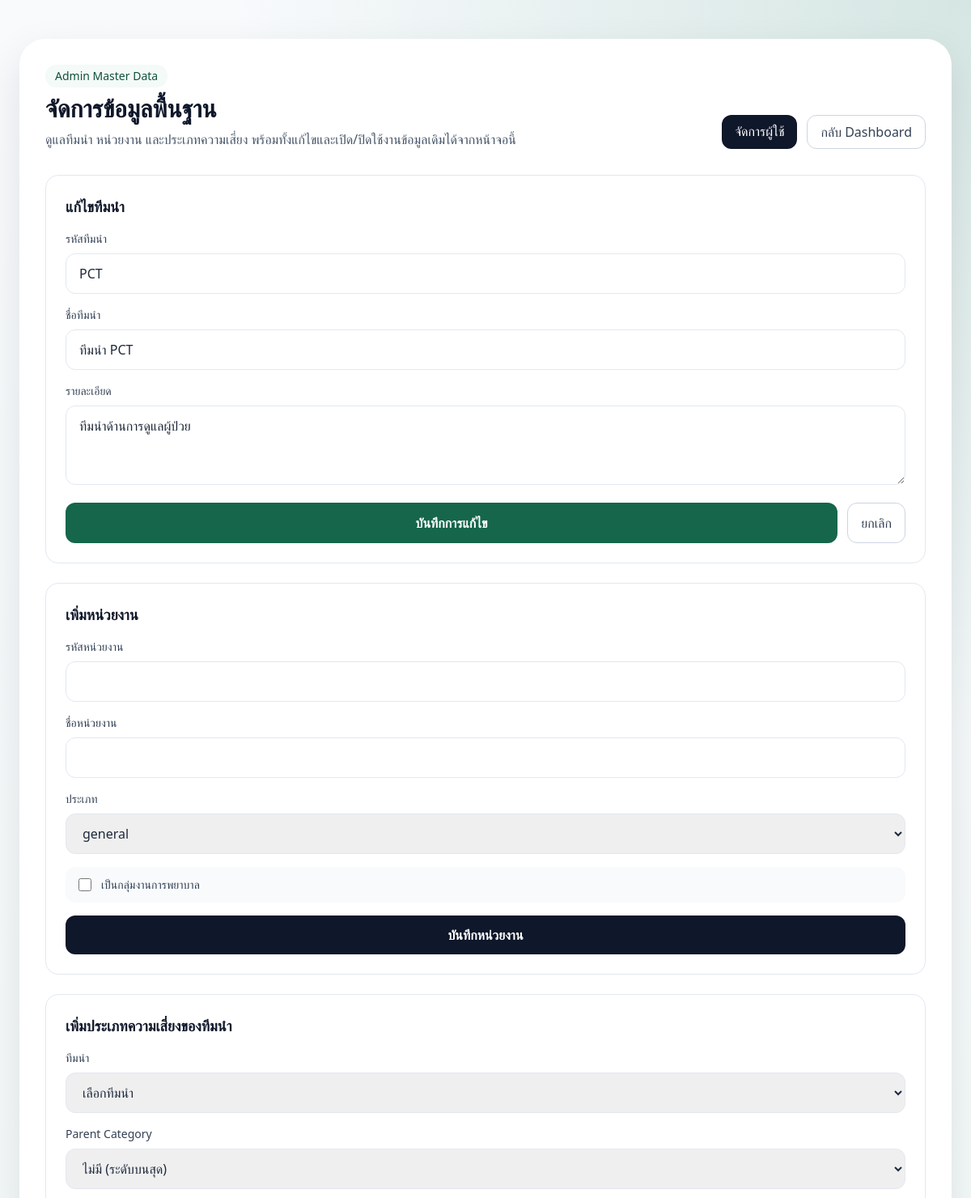
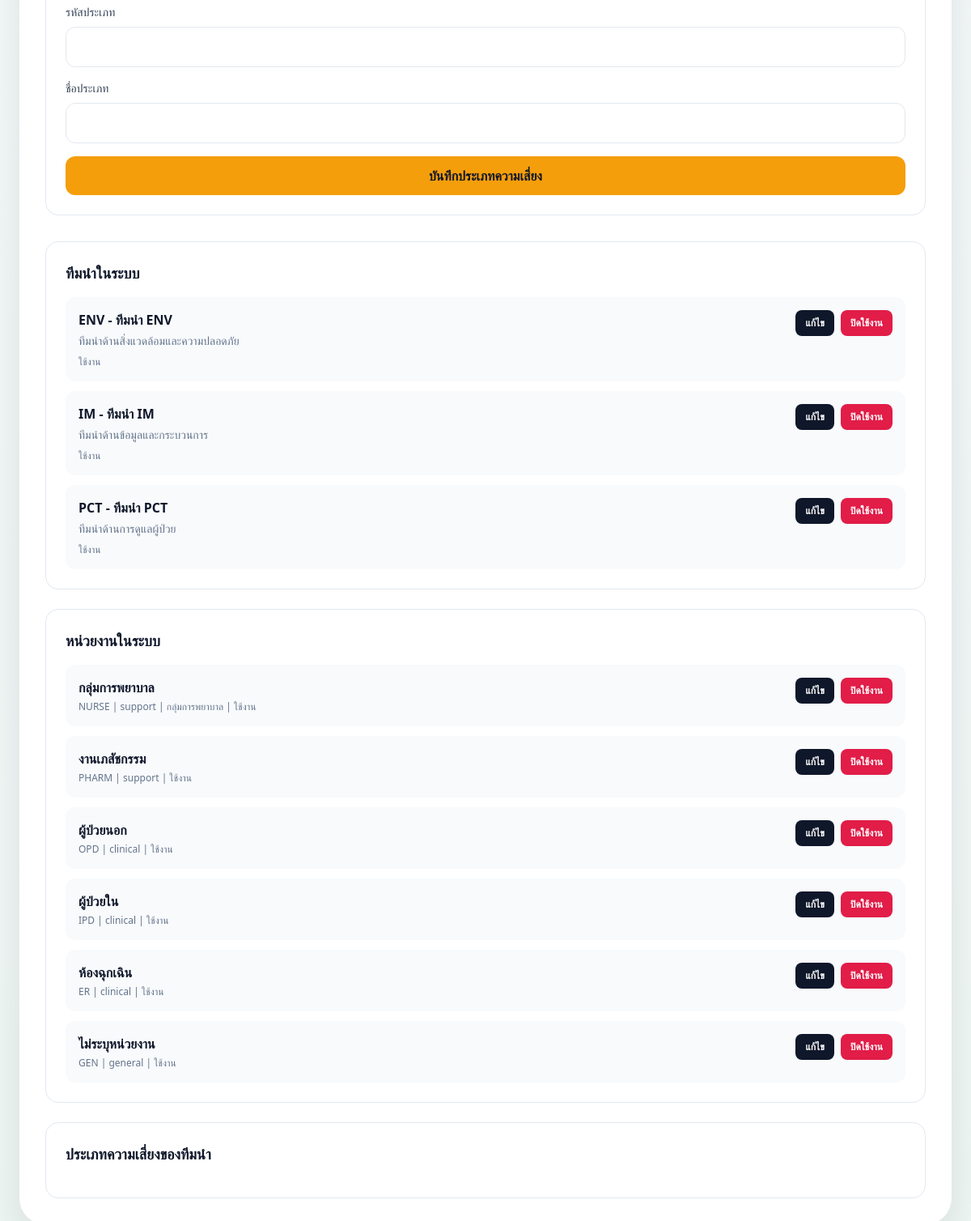
Page /admin/master_data.php?edit_type=team&edit_id=1 (signed in) on the committed database (2 pictures, top to bottom).
### tables this page shows
CREATE TABLE `teams` (
  `id` int unsigned NOT NULL AUTO_INCREMENT,
  `team_code` varchar(20) NOT NULL,
  `team_name` varchar(255) NOT NULL,
  `description` text DEFAULT NULL,
  `is_active` tinyint(1) NOT NULL DEFAULT 1,
  `created_at` datetime NOT NULL DEFAULT CURRENT_TIMESTAMP,
  `updated_at` datetime NOT NULL DEFAULT CURRENT_TIMESTAMP ON UPDATE CURRENT_TIMESTAMP,
  PRIMARY KEY (`id`),
  UNIQUE KEY `uk_team_code` (`team_code`)
);

CREATE TABLE `departments` (
  `id` int unsigned NOT NULL AUTO_INCREMENT,
  `department_code` varchar(50) DEFAULT NULL,
  `department_name` varchar(255) NOT NULL,
  `department_type` varchar(50) DEFAULT NULL,
  `parent_department_id` int unsigned DEFAULT NULL,
  `is_nursing_group` tinyint(1) NOT NULL DEFAULT 0,
  `is_active` tinyint(1) NOT NULL DEFAULT 1,
  `created_at` datetime NOT NULL DEFAULT CURRENT_TIMESTAMP,
  `updated_at` datetime NOT NULL DEFAULT CURRENT_TIMESTAMP ON UPDATE CURRENT_TIMESTAMP,
  PRIMARY KEY (`id`),
  UNIQUE KEY `uk_department_code` (`department_code`),
  KEY `idx_department_parent` (`parent_department_id`),
  CONSTRAINT `fk_departments_parent` FOREIGN KEY (`parent_department_id`) REFERENCES `departments` (`id`) ON DELETE SET NULL ON UPDATE CASCADE
);

### admin/master_data.php (the view, shortened to what the rows shown need)
<?php
require __DIR__ . '/../app/bootstrap.php';
$teams = [];
$departments = [];
$editType = trim((string) ($_GET['edit_type'] ?? ''));
$editId = isset($_GET['edit_id']) ? (int) $_GET['edit_id'] : 0;
$editingTeam = null;
$editingDepartment = null;
$editingCategory = null;
try {
    $teams = Database::connection()->query(
        'SELECT id, team_code, team_name, description, is_active
         FROM teams
         ORDER BY team_code ASC, team_name ASC'
    )->fetchAll();
    $departments = Database::connection()->query(
        'SELECT id, department_code, department_name, department_type, parent_department_id, is_nursing_group, is_active
         FROM departments
         ORDER BY department_name ASC'
    )->fetchAll();
    if ($editType === 'team' && $editId > 0) {
        $stmt = Database::connection()->prepare(
            'SELECT id, team_code, team_name, description, is_active
             FROM teams
             WHERE id = :id
             LIMIT 1'
        );
        $stmt->execute(['id' => $editId]);
        $editingTeam = $stmt->fetch() ?: null;
    }
} catch (Throwable) {
    $teams = [];
    $departments = [];
    $allTeamCategories = [];
}
require __DIR__ . '/../partials/layout_top.php';
?>
<main class="mx-auto max-w-7xl px-6 py-8 lg:py-12">
    <section class="rounded-[2rem] bg-white p-8 shadow-soft">
        <div class="flex flex-col gap-3 lg:flex-row lg:items-end lg:justify-between">
            <div>
                <h1 class="text-3xl font-bold text-slate-900">จัดการข้อมูลพื้นฐาน</h1>
            </div>
        </div>
        <div class="mt-8 grid gap-6 xl:grid-cols-3">
            <div class="rounded-2xl border border-slate-200 p-6">
                <h2 class="text-lg font-semibold text-slate-900"><?= $editingTeam ? 'แก้ไขทีมนำ' : 'เพิ่มทีมนำ' ?></h2>
                <form action="<?= e(base_url($editingTeam ? 'actions/admin_update_team.php' : 'actions/admin_save_team.php')) ?>" method="post" class="mt-4 space-y-4">
                    <div>
                        <label class="mb-2 block text-sm font-medium text-slate-700">รหัสทีมนำ</label>
                        <input name="team_code" type="text" value="<?= e((string) ($editingTeam['team_code'] ?? '')) ?>" class="w-full rounded-xl border border-slate-200 px-4 py-3 outline-none focus:border-brand-500" required>
                    </div>
                    <div>
                        <label class="mb-2 block text-sm font-medium text-slate-700">ชื่อทีมนำ</label>
                        <input name="team_name" type="text" value="<?= e((string) ($editingTeam['team_name'] ?? '')) ?>" class="w-full rounded-xl border border-slate-200 px-4 py-3 outline-none focus:border-brand-500" required>
                    </div>
                    <div>
                        <label class="mb-2 block text-sm font-medium text-slate-700">รายละเอียด</label>
                        <textarea name="description" rows="3" class="w-full rounded-xl border border-slate-200 px-4 py-3 outline-none focus:border-brand-500"><?= e((string) ($editingTeam['description'] ?? '')) ?></textarea>
                    </div>
                </form>
            </div>
            <div class="rounded-2xl border border-slate-200 p-6">
                <h2 class="text-lg font-semibold text-slate-900"><?= $editingDepartment ? 'แก้ไขหน่วยงาน' : 'เพิ่มหน่วยงาน' ?></h2>
            </div>
            <div class="rounded-2xl border border-slate-200 p-6">
                <h2 class="text-lg font-semibold text-slate-900"><?= $editingCategory ? 'แก้ไขประเภทความเสี่ยง' : 'เพิ่มประเภทความเสี่ยงของทีมนำ' ?></h2>
            </div>
        </div>
        <div class="mt-8 grid gap-6 xl:grid-cols-3">
            <div class="rounded-2xl border border-slate-200 p-6">
                <h2 class="text-lg font-semibold text-slate-900">ทีมนำในระบบ</h2>
                <div class="mt-4 space-y-3">
                    <?php foreach ($teams as $team): ?>
                        <div class="rounded-xl bg-slate-50 p-4">
                            <div class="flex flex-wrap items-start justify-between gap-3">
                                <div>
                                    <div class="font-semibold text-slate-900"><?= e((string) $team['team_code']) ?> - <?= e((string) $team['team_name']) ?></div>
                                    <?php if (!empty($team['description'])): ?>
                                        <div class="mt-1 text-sm text-slate-500"><?= e((string) $team['description']) ?></div>
                                    <?php endif; ?>
                                    <div class="mt-2 text-xs text-slate-500"><?= (int) $team['is_active'] === 1 ? 'ใช้งาน' : 'ปิดใช้งาน' ?></div>
                                </div>
                                <div class="flex flex-wrap gap-2">
                                    <a href="<?= e(base_url('admin/master_data.php?edit_type=team&edit_id=' . $team['id'])) ?>" class="rounded-lg bg-slate-900 px-3 py-2 text-xs font-semibold text-white">แก้ไข</a>
                                    <form action="<?= e(base_url('actions/admin_toggle_team_status.php')) ?>" method="post">
                                        <button type="submit" class="rounded-lg <?= (int) $team['is_active'] === 1 ? 'bg-rose-600' : 'bg-emerald-600' ?> px-3 py-2 text-xs font-semibold text-white">
                                            <?= (int) $team['is_active'] === 1 ? 'ปิดใช้งาน' : 'เปิดใช้งาน' ?>
                                        </button>
                                    </form>
                                </div>
                            </div>
                        </div>
                    <?php endforeach; ?>
                </div>
            </div>
            <div class="rounded-2xl border border-slate-200 p-6">
                <h2 class="text-lg font-semibold text-slate-900">หน่วยงานในระบบ</h2>
                <div class="mt-4 space-y-3">
                    <?php foreach ($departments as $department): ?>
                        <div class="rounded-xl bg-slate-50 p-4">
                            <div class="flex flex-wrap items-start justify-between gap-3">
                                <div>
                                    <div class="font-semibold text-slate-900"><?= e((string) $department['department_name']) ?></div>
                                    <div class="mt-1 text-xs text-slate-500">
                                        <?= e((string) ($department['department_code'] ?: '-')) ?>
                                        | <?= e((string) ($department['department_type'] ?: 'general')) ?>
                                        <?php if ((int) ($department['is_nursing_group'] ?? 0) === 1): ?>
                                            | กลุ่มการพยาบาล
                                        <?php endif; ?>
                                        | <?= (int) $department['is_active'] === 1 ? 'ใช้งาน' : 'ปิดใช้งาน' ?>
                                    </div>
                                </div>
                                <div class="flex flex-wrap gap-2">
                                    <a href="<?= e(base_url('admin/master_data.php?edit_type=department&edit_id=' . $department['id'])) ?>" class="rounded-lg bg-slate-900 px-3 py-2 text-xs font-semibold text-white">แก้ไข</a>
                                    <form action="<?= e(base_url('actions/admin_toggle_department_status.php')) ?>" method="post">
                                        <button type="submit" class="rounded-lg <?= (int) $department['is_active'] === 1 ? 'bg-rose-600' : 'bg-emerald-600' ?> px-3 py-2 text-xs font-semibold text-white">
                                            <?= (int) $department['is_active'] === 1 ? 'ปิดใช้งาน' : 'เปิดใช้งาน' ?>
                                        </button>
                                    </form>
                                </div>
                            </div>
                        </div>
                    <?php endforeach; ?>
                </div>
            </div>
            <div class="rounded-2xl border border-slate-200 p-6">
                <h2 class="text-lg font-semibold text-slate-900">ประเภทความเสี่ยงของทีมนำ</h2>
            </div>
        </div>
    </section>
</main>
<?php require __DIR__ . '/../partials/layout_bottom.php'; ?>

### rows in the picture
teams: team_code "PCT", team_name "ทีมนำ PCT", description "ทีมนำด้านการดูแลผู้ป่วย", is_active "ใช้งาน"
teams: team_code "ENV", team_name "ทีมนำ ENV", description "ทีมนำด้านสิ่งแวดล้อมและความปลอดภัย", is_active "ใช้งาน"
teams: team_code "IM", team_name "ทีมนำ IM", description "ทีมนำด้านข้อมูลและกระบวนการ", is_active "ใช้งาน"
departments: department_name "กลุ่มการพยาบาล", department_code "NURSE", department_type "support", is_nursing_group "| กลุ่มการพยาบาล", is_active "ใช้งาน"
departments: department_name "งานเภสัชกรรม", department_code "PHARM", department_type "support", is_active "ใช้งาน"
departments: department_name "ผู้ป่วยนอก", department_code "OPD", department_type "clinical", is_active "ใช้งาน"
departments: department_name "ผู้ป่วยใน", department_code "IPD", department_type "clinical", is_active "ใช้งาน"
departments: department_name "ห้องฉุกเฉิน", department_code "ER", department_type "clinical", is_active "ใช้งาน"
departments: department_name "ไม่ระบุหน่วยงาน", department_code "GEN", department_type "general", is_active "ใช้งาน"
